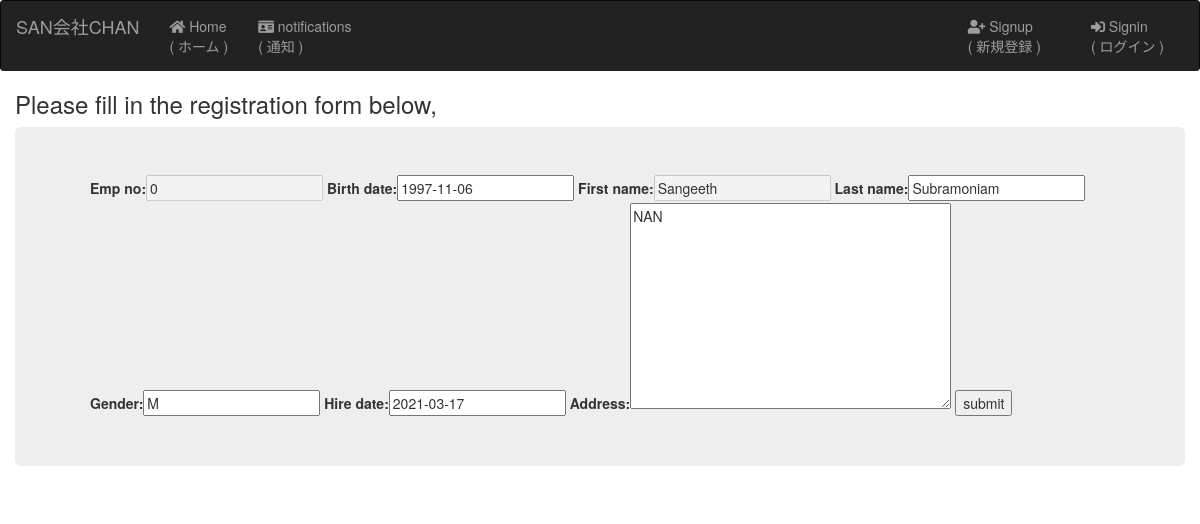
The page /profiles/emp/0/ on the database its author committed.
### structure/models.py (models this page shows, shortened)
class Employee(models.Model):
    user_profile = models.ForeignKey(user_profile, on_delete=models.CASCADE, null=True, blank=True )
    emp_no = models.IntegerField( primary_key=True )
    birth_date = models.DateField()
    first_name = models.CharField(max_length=14 , help_text="Enter your First Name")
    last_name = models.CharField(max_length=16)
    gender = models.CharField(max_length=1)
    hire_date = models.DateField()
    address = models.TextField(max_length=100, blank = True, null=True, default="NAN")
    class Meta:
        verbose_name = ('employee')
        verbose_name_plural = ('employees')

### structure/views.py (the view)
# urls.py: path('emp/<int:pk>/', EmployeeUpdate.as_view(), name='EmployeeUpdate'),
class EmployeeUpdate(UpdateView):
    model = Employee
    form_class = EmployeeUpdateForm

### structure/forms.py
class EmployeeUpdateForm(forms.ModelForm):
    emp_no = forms.IntegerField(disabled=True)
    first_name = forms.CharField(max_length=14, disabled=True)
    class Meta:
        model = Employee
        fields = '__all__'
        exclude = ['user_profile',]

### templates/structure/employee_form.html (shortened to what this page needs)
<!DOCTYPE html>
{% extends "base.html" %}
{% load static %}
{% load bootstrap_tags %}
{% block body %}
        <h3>Please fill in the registration form below,</h3>
            <div class="jumbotron">
                <form enctype="multipart/form-data" method="POST">
                    <div class="container sign-form">
                        {{ form |as_bootstrap  }}
                        <input type="submit" class = “btn btn-default” name="submit" value="submit">
                    </div>
                </form>
            </div>
        </div>
{% endblock %}

### rows shown on the page
Employee: emp_no "0", birth_date "1997-11-06", first_name "Sangeeth", last_name "Subramoniam", gender "M", hire_date "2021-03-17", address "NAN"
